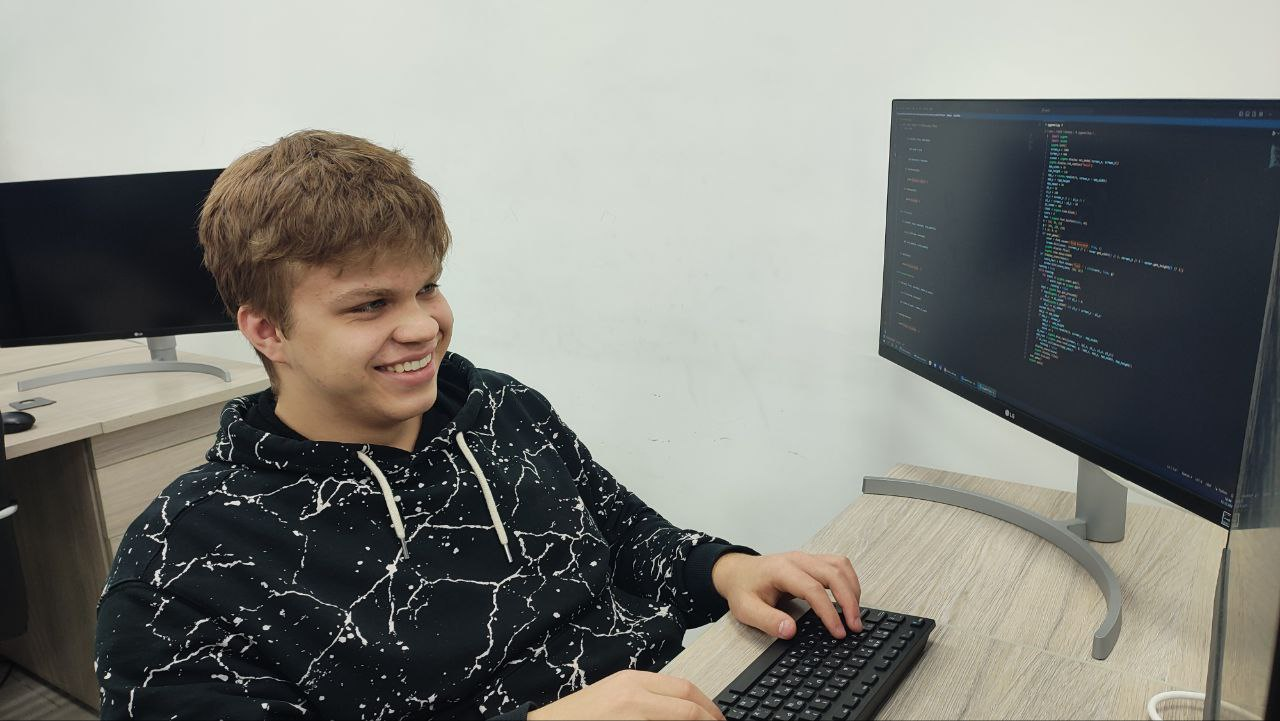
#> input picture src/lab19/1.jpg, 1280 x 721 px
$ python lab19_ex2.py
#> lines starting #> are read from the running program, lines starting #| are printed output that depends on the picture
from PIL import Image

# Открытие изображения
image = Image.open("1.jpg")
#> image is the input picture: PIL image 1280x721 RGB; mean R, G, B 127.5, 128.1, 122.6

# Преобразование в черно-белое изображение
bw_image = image.convert("L")
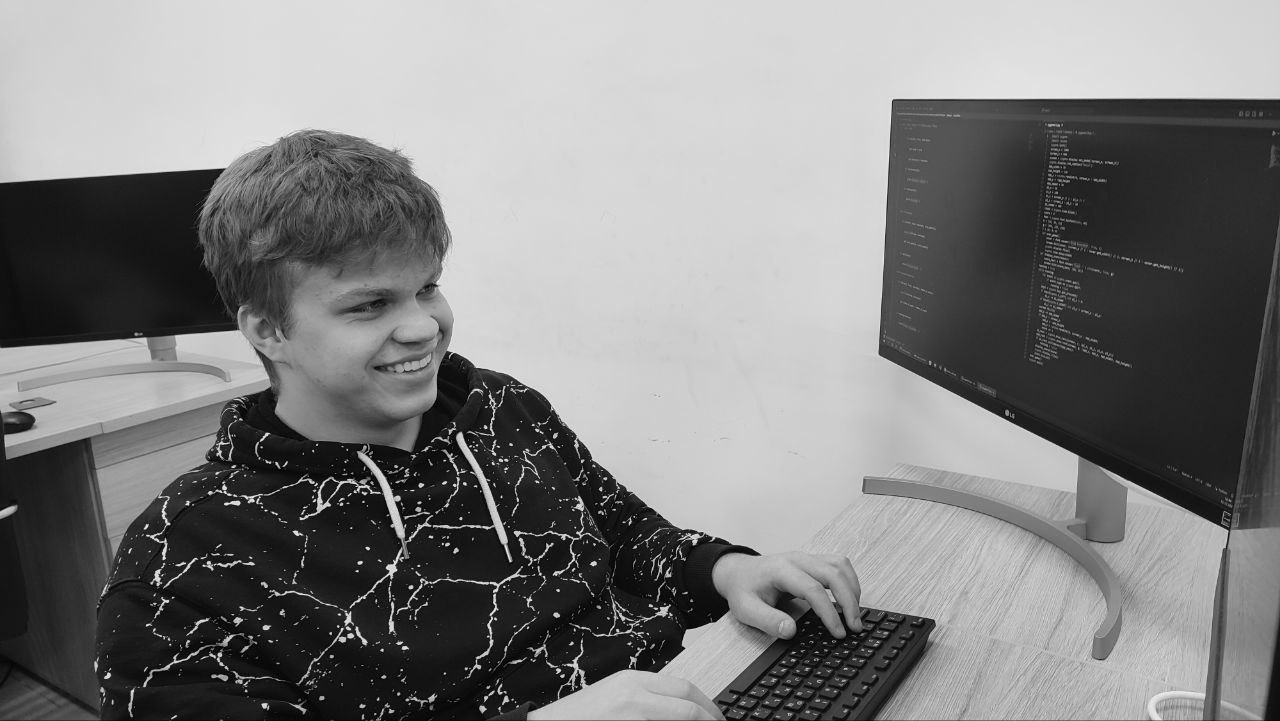
#> bw_image: PIL image 1280x721 L; min 0, max 254, mean 127.3

# Зеркальное отражение относительно центральной вертикальной оси
mirrored_image = bw_image.transpose(Image.FLIP_LEFT_RIGHT)
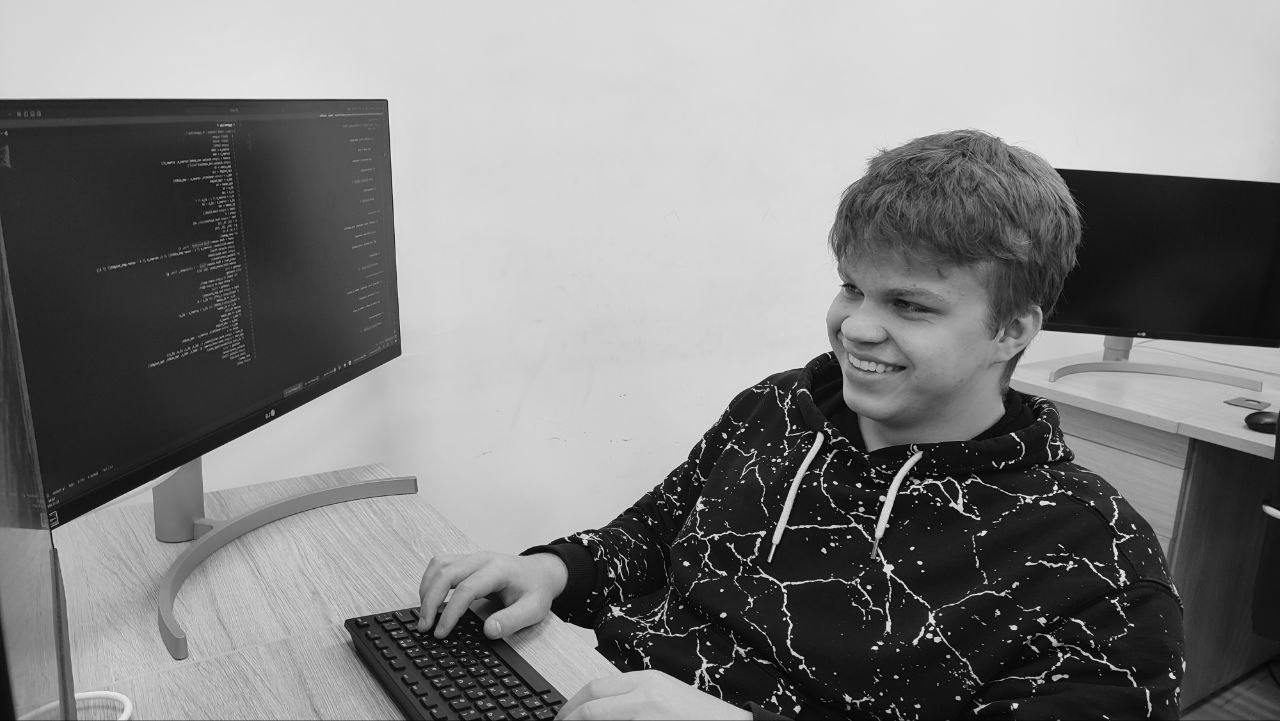
#> mirrored_image: PIL image 1280x721 L; min 0, max 254, mean 127.3

# Изменение размера изображения
new_size = (400, 300)  # новая ширина и высота
resized_image = mirrored_image.resize(new_size)
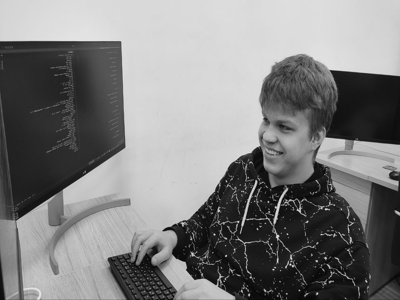
#> resized_image: PIL image 400x300 L; min 2, max 233, mean 127.3

# Сохранение преобразованного изображения
resized_image.save("2.jpg")

# Показ изображения
resized_image.show()
